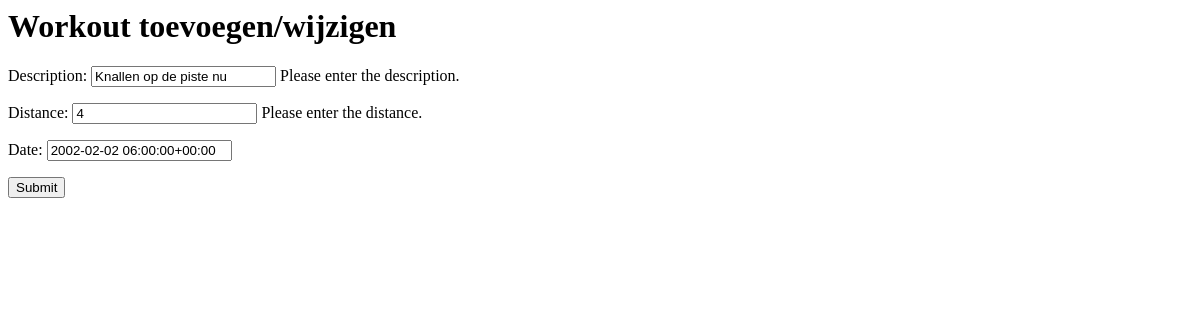
Before: /workouts/edit/16/ with the older database file.
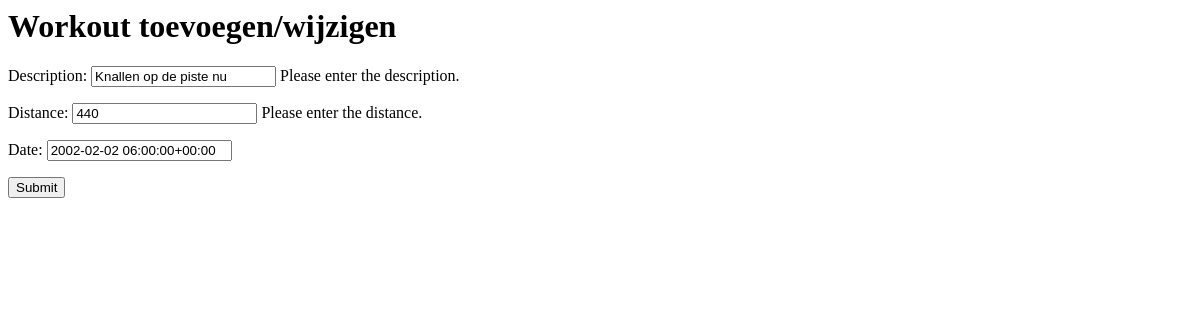
After: the same page with the newer database file.
### workouts/models.py (models this page shows, shortened)
class Workout(models.Model):
    type = models.ForeignKey(WorkoutType)
    date = models.DateTimeField('Date')
    duration = models.TimeField(("Duration"), blank=True)
    distance = models.IntegerField()
    description = models.CharField(max_length=200)
    admin_order_field = 'date'

### workouts/views.py (the view)
# urls.py: url(r'^edit/(?P<id>\d+)/$', views.edit, {}, 'edit'),
def edit(request, id=None, template_name='workouts/edit.html'):
    workout = None
    if id!=None:
        workout = get_object_or_404(Workout, pk=id)
        print "ik krijg hier nen id binnen: {0}".format(id)
	print "voorvoor ik heb het object met id {0} opgehaald".format(workout.id)
    else:
        workout = Workout()
    if request.POST:
        form = WorkoutForm(request.POST, instance=workout)
        if form.is_valid():
	    print "achterachter ik heb het object met id {0} opgehaald".format(workout.id)
            print "hier ben ik nu: en ik ben bezig met instance: {0}".format(form.instance.id)
	    print "is de form bound?: {0}".format(form.is_bound)
            print workout
            form.save()
            return HttpResponseRedirect('../../')
    else:
        form = WorkoutForm(instance=workout)
    return render_to_response(template_name, {
        'form': form,
    }, context_instance=RequestContext(request))

### workouts/forms.py
class WorkoutForm(ModelForm):
    description = forms.CharField(max_length=128, help_text="Please enter the description.")
    distance = forms.CharField(max_length=128, help_text="Please enter the distance.")
    date = forms.DateField(widget=forms.TextInput(attrs=
                                {
                                    'id':'datepicker'
                                }))
    class Meta:
        model = Workout
        fields = ['description', 'distance', 'type', 'date','duration']

### workouts/templates/workouts/edit.html (shortened to what this page needs)
<head>
<link rel="stylesheet" type="text/css" href="http://ajax.googleapis.com/ajax/libs/jqueryui/1.7.0/themes/base/jquery-ui.css" />
</head>
<body>
<h1>Workout toevoegen/wijzigen</h1>
<form action="." method="post">
{{ form.as_p }}
<input type="submit" value="Submit" />
</form>
<body>

Changed rows visible on the page:
changed Workout "Knallen op de piste nu": distance "4" → "440"
